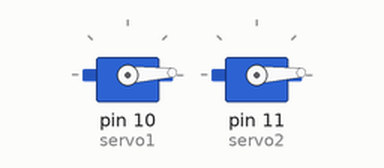
Recording of a sketch running on a simulated Arduino Uno, built with avr-gcc and run on an emulated ATmega328P. Parts: 2 × servo.

Above: at 0.05 s.
At 1.35 s:
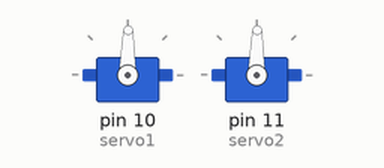
At 2.65 s:
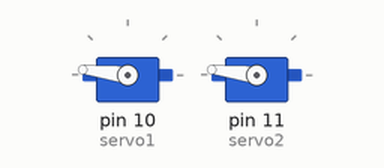
At 5.25 s:
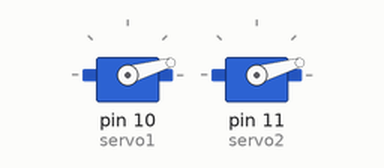
Timing chart, 0 to 7.1 s (numbered marks = the images above):
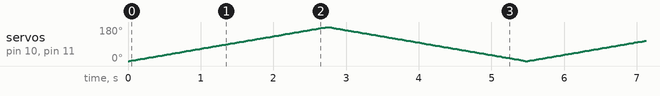

The sketch:

servo.ino
```cpp
#include <Servo.h>

// Create Servo objects
Servo servo1;
Servo servo2;

void setup() {
  // Attach the servos to the respective pins
  servo1.attach(10);
  servo2.attach(11);
}

void loop() {
  // Sweep from 0 to 180 degrees
  for (int angle = 0; angle <= 180; angle++) {
    servo1.write(angle);
    servo2.write(angle);
    delay(15); // Small delay for smooth movement
  }

  // Sweep from 180 to 0 degrees
  for (int angle = 180; angle >= 0; angle--) {
    servo1.write(angle);
    servo2.write(angle);
    delay(15); // Small delay for smooth movement
  }
}
```
